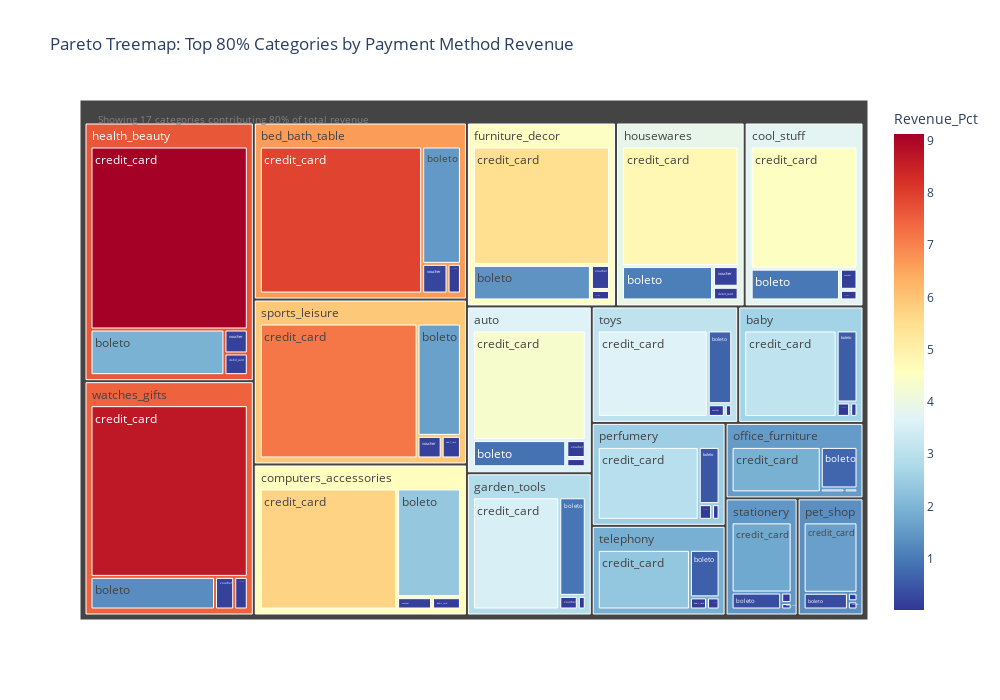

The code cell stored with this chart in its notebook:
### Markdown cell above
## **💳 Pertanyaan 3: Payment Method Distribution Analysis**

**"Bagaimana distribusi payment method berdasarkan kategori produk dan order value?"**

**Objective:** Menganalisis preferensi payment method across different product categories untuk optimize payment gateway, develop targeted promotions, dan improve customer payment experience.

### Code cell
# Ambil top categories berdasarkan revenue (sesuai dengan Pareto analysis)
top_categories = main_df.groupby('product_category_name_english')['total_item_value'].sum().sort_values(ascending=False)

# Hitung cumulative percentage untuk mendapatkan top categories yang berkontribusi 80%
cumulative_pct = (top_categories.cumsum() / top_categories.sum() * 100)
top_80_categories = cumulative_pct[cumulative_pct <= 80].index.tolist()

# Filter data hanya untuk top categories
pareto_treemap_data = main_df[main_df['product_category_name_english'].isin(top_80_categories)]

# Create treemap data
treemap_data = pareto_treemap_data.groupby(['product_category_name_english', 'payment_type']).agg({
    'total_item_value': 'sum',
    'order_id': 'count'  # Tambahkan jumlah order untuk context
}).reset_index()

treemap_data.columns = ['Category', 'Payment_Method', 'Revenue', 'Order_Count']

# Tambahkan percentage contribution
treemap_data['Revenue_Pct'] = (treemap_data['Revenue'] / treemap_data['Revenue'].sum() * 100).round(2)

fig = px.treemap(
    treemap_data,
    path=['Category', 'Payment_Method'],
    values='Revenue',
    color='Revenue_Pct',  # Warna berdasarkan percentage contribution
    color_continuous_scale='RdYlBu_r',  # Red-Yellow-Blue reversed (merah = tinggi)
    hover_data=['Order_Count', 'Revenue_Pct'],
    title="Pareto Treemap: Top 80% Categories by Payment Method Revenue"
)

# Update layout untuk konsistensi
fig.update_layout(
    width=1000,
    height=700,
    font_size=12
)

# Tambahkan annotation untuk Pareto principle
fig.add_annotation(
    text=f"Showing {len(top_80_categories)} categories contributing 80% of total revenue",
    xref="paper", yref="paper",
    x=0.02, y=0.98,
    showarrow=False,
    font=dict(size=10, color="gray")
)

fig.show()

### Figure 1 — Plotly figure (JSON) as saved in the notebook; plotly's stock layout.template omitted (floating-point values rounded to 4 significant figures; data arrays with more than 128 entries replaced by an {"elided": "..."} marker saying what was removed)
{"data": [{"branchvalues": "total", "customdata": {"elided": "85x2 mixed values"}, "domain": {"x": [0, 1], "y": [0, 1]}, "hovertemplate": "labels=%{label}<br>Revenue=%{value}<br>parent=%{parent}<br>id=%{id}<br>Order_Count=%{customdata[0]}<br>Revenue_Pct=%{color}<extra></extra>", "ids": ["auto/boleto", "auto/credit_card", "auto/debit_card", "auto/voucher", "baby/boleto", "baby/credit_card", "baby/debit_card", "baby/voucher", "bed_bath_table/boleto", "bed_bath_table/credit_card", "bed_bath_table/debit_card", "bed_bath_table/voucher", "computers_accessories/boleto", "computers_accessories/credit_card", "computers_accessories/debit_card", "computers_accessories/voucher", "cool_stuff/boleto", "cool_stuff/credit_card", "cool_stuff/debit_card", "cool_stuff/voucher", "furniture_decor/boleto", "furniture_decor/credit_card", "furniture_decor/debit_card", "furniture_decor/voucher", "garden_tools/boleto", "garden_tools/credit_card", "garden_tools/debit_card", "garden_tools/voucher", "health_beauty/boleto", "health_beauty/credit_card", "health_beauty/debit_card", "health_beauty/voucher", "housewares/boleto", "housewares/credit_card", "housewares/debit_card", "housewares/voucher", "office_furniture/boleto", "office_furniture/credit_card", "office_furniture/debit_card", "office_furniture/voucher", "perfumery/boleto", "perfumery/credit_card", "perfumery/debit_card", "perfumery/voucher", "pet_shop/boleto", "pet_shop/credit_card", "pet_shop/debit_card", "pet_shop/voucher", "sports_leisure/boleto", "sports_leisure/credit_card", "sports_leisure/debit_card", "sports_leisure/voucher", "stationery/boleto", "stationery/credit_card", "stationery/debit_card", "stationery/voucher", "telephony/boleto", "telephony/credit_card", "telephony/debit_card", "telephony/voucher", "toys/boleto", "toys/credit_card", "toys/debit_card", "toys/voucher", "watches_gifts/boleto", "watches_gifts/credit_card", "watches_gifts/debit_card", "watches_gifts/voucher", "auto", "baby", "bed_bath_table", "computers_accessories", "cool_stuff", "furniture_decor", "garden_tools", "health_beauty", "housewares", "office_furniture", "perfumery", "pet_shop", "sports_leisure", "stationery", "telephony", "toys", "watches_gifts"], "labels": ["boleto", "credit_card", "debit_card", "voucher", "boleto", "credit_card", "debit_card", "voucher", "boleto", "credit_card", "debit_card", "voucher", "boleto", "credit_card", "debit_card", "voucher", "boleto", "credit_card", "debit_card", "voucher", "boleto", "credit_card", "debit_card", "voucher", "boleto", "credit_card", "debit_card", "voucher", "boleto", "credit_card", "debit_card", "voucher", "boleto", "credit_card", "debit_card", "voucher", "boleto", "credit_card", "debit_card", "voucher", "boleto", "credit_card", "debit_card", "voucher", "boleto", "credit_card", "debit_card", "voucher", "boleto", "credit_card", "debit_card", "voucher", "boleto", "credit_card", "debit_card", "voucher", "boleto", "credit_card", "debit_card", "voucher", "boleto", "credit_card", "debit_card", "voucher", "boleto", "credit_card", "debit_card", "voucher", "auto", "baby", "bed_bath_table", "computers_accessories", "cool_stuff", "furniture_decor", "garden_tools", "health_beauty", "housewares", "office_furniture", "perfumery", "pet_shop", "sports_leisure", "stationery", "telephony", "toys", "watches_gifts"], "marker": {"coloraxis": "coloraxis", "colors": [0.89, 4.35, 0.06, 0.12, 0.58, 3.1, 0.04, 0.08, 1.51, 7.93, 0.13, 0.25, 2.39, 5.72, 0.12, 0.15, 0.98, 4.52, 0.06, 0.13, 1.42, 5.49, 0.07, 0.16, 0.95, 3.54, 0.04, 0.09, 1.94, 9.13, 0.16, 0.18, 1.07, 4.78, 0.12, 0.18, 0.72, 1.92, 0.02, 0.04, 0.48, 2.97, 0.05, 0.08, 0.32, 1.62, 0.03, 0.03, 1.64, 7.18, 0.15, 0.18, 0.35, 1.77, 0.03, 0.05, 0.61, 2.36, 0.09, 0.07, 0.69, 3.63, 0.04, 0.08, 1.31, 8.68, 0.14, 0.2, 3.635, 2.621, 6.642, 4.591, 3.759, 4.509, 2.908, 7.642, 3.907, 1.553, 2.529, 1.36, 5.931, 1.483, 1.908, 3.078, 7.466]}, "name": "", "parents": ["auto", "auto", "auto", "auto", "baby", "baby", "baby", "baby", "bed_bath_table", "bed_bath_table", "bed_bath_table", "bed_bath_table", "computers_accessories", "computers_accessories", "computers_accessories", "computers_accessories", "cool_stuff", "cool_stuff", "cool_stuff", "cool_stuff", "furniture_decor", "furniture_decor", "furniture_decor", "furniture_decor", "garden_tools", "garden_tools", "garden_tools", "garden_tools", "health_beauty", "health_beauty", "health_beauty", "health_beauty", "housewares", "housewares", "housewares", "housewares", "office_furniture", "office_furniture", "office_furniture", "office_furniture", "perfumery", "perfumery", "perfumery", "perfumery", "pet_shop", "pet_shop", "pet_shop", "pet_shop", "sports_leisure", "sports_leisure", "sports_leisure", "sports_leisure", "stationery", "stationery", "stationery", "stationery", "telephony", "telephony", "telephony", "telephony", "toys", "toys", "toys", "toys", "watches_gifts", "watches_gifts", "watches_gifts", "watches_gifts", "", "", "", "", "", "", "", "", "", "", "", "", "", "", "", "", ""], "type": "treemap", "values": [112700.0, 549200.0, 7986.0, 15510.0, 73600.0, 391800.0, 5175.0, 9553.0, 191000.0, 1002000.0, 16690.0, 31620.0, 301900.0, 723200.0, 15490.0, 18700.0, 124200.0, 570800.0, 8136.0, 16210.0, 179200.0, 694300.0, 8568.0, 20500.0, 120300.0, 447200.0, 4994.0, 11670.0, 245000.0, 1153000.0, 20330.0, 22420.0, 135600.0, 604700.0, 15170.0, 22970.0, 91300.0, 242600.0, 3049.0, 5596.0, 60890.0, 375700.0, 5987.0, 10710.0, 40090.0, 205100.0, 4419.0, 4246.0, 207800.0, 907000.0, 18570.0, 23280.0, 44650.0, 223700.0, 3553.0, 5848.0, 76540.0, 298800.0, 11290.0, 8259.0, 87280.0, 459100.0, 4527.0, 10450.0, 165000.0, 1097000.0, 17980.0, 25460.0, 685400.0, 480100.0, 1242000.0, 1059000.0, 719300.0, 902500.0, 584200.0, 1441000.0, 778400.0, 342500.0, 453300.0, 253900.0, 1157000.0, 277700.0, 394900.0, 561400.0, 1306000.0]}], "layout": {"annotations": [{"font": {"color": "gray", "size": 10}, "showarrow": false, "text": "Showing 17 categories contributing 80% of total revenue", "x": 0.02, "xref": "paper", "y": 0.98, "yref": "paper"}], "coloraxis": {"colorbar": {"title": {"text": "Revenue_Pct"}}, "colorscale": [[0, "rgb(49,54,149)"], [0.1, "rgb(69,117,180)"], [0.2, "rgb(116,173,209)"], [0.3, "rgb(171,217,233)"], [0.4, "rgb(224,243,248)"], [0.5, "rgb(255,255,191)"], [0.6, "rgb(254,224,144)"], [0.7, "rgb(253,174,97)"], [0.8, "rgb(244,109,67)"], [0.9, "rgb(215,48,39)"], [1, "rgb(165,0,38)"]]}, "font": {"size": 12}, "height": 700, "legend": {"tracegroupgap": 0}, "title": {"text": "Pareto Treemap: Top 80% Categories by Payment Method Revenue"}, "width": 1000}}
